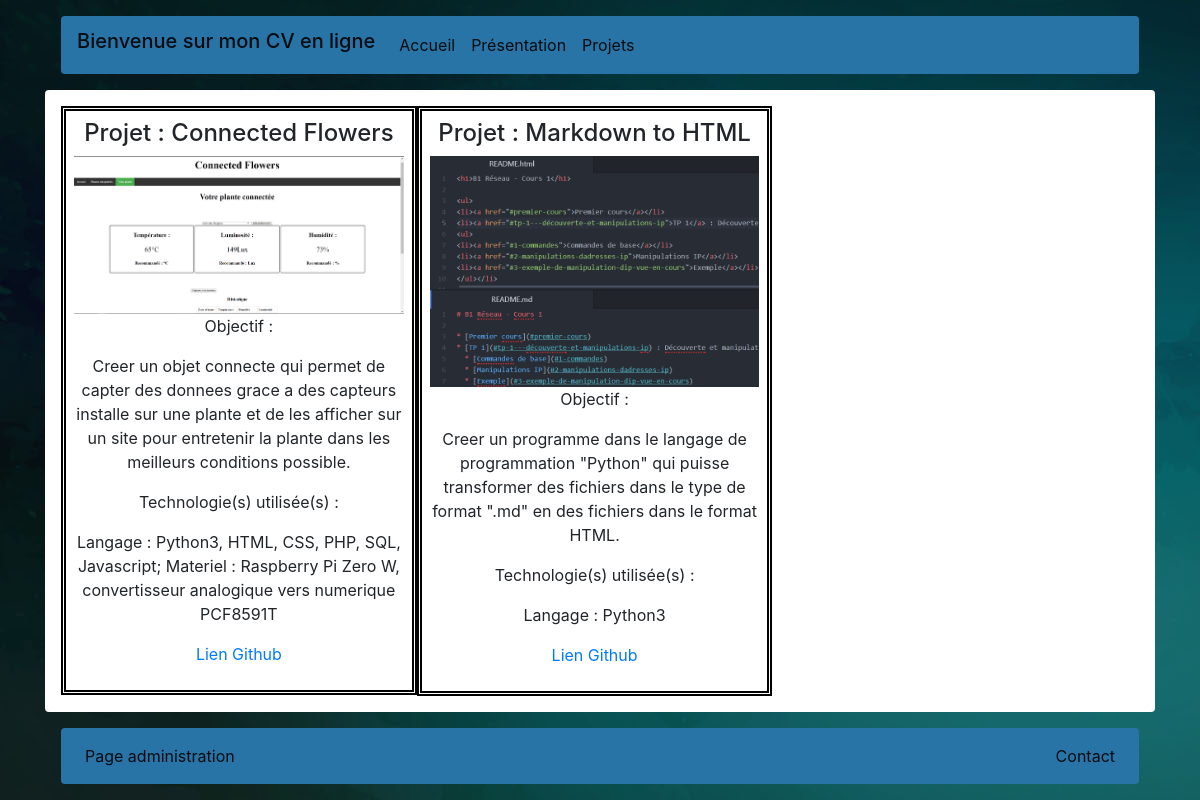
/UFWeb/projets.php, run on the app's committed database.
### tables this page shows
CREATE TABLE IF NOT EXISTS `projet` (
  `id_projet` int(11) NOT NULL AUTO_INCREMENT,
  `nom_projet` varchar(50) NOT NULL,
  `techno_utilise_projet` text NOT NULL,
  `depot_git_projet` varchar(100) NOT NULL,
  `Objectif_projet` text NOT NULL,
  `photo_projet` varchar(100) NOT NULL,
  PRIMARY KEY (`id_projet`)
);

### UFWeb/projets.php (the view)
<?php
include 'header.php';
?>
<div id="Projets" class="rounded d-flex flex-wrap flex-row p-3" style="background-color:white">
    <div id="projet1" class="p-2 d-flex flex-column" style="width:33%; height: 100%">
        <?php
        $reponse = $bdd->query('SELECT * FROM projet WHERE id_projet=1');
        $donnees = $reponse->fetch();
        ?>
        <h4 class="text-center">Projet : <?php echo $donnees['nom_projet']; ?></h4>
        <img src="<?php echo $donnees['photo_projet']; ?>" alt="..." style="height:100%; width:100%">
        <div id=texte_dessous_screen class="d-flex flex-column text-center">
            <p>Objectif :</p>
            <p><?php echo $donnees['Objectif_projet']; ?></p>
            <p>Technologie(s) utilisée(s) :</p>
            <p><?php echo $donnees['techno_utilise_projet']; ?></p>
            <p><a href="<?php echo $donnees['depot_git_projet']; ?>">Lien Github</a></p>
        </div>
    </div>
    <div id="projet2" class="p-2 d-flex flex-column" style="width:33%; height: 100%">
    <?php
        $reponse = $bdd->query('SELECT * FROM projet WHERE id_projet=2');
        $donnees = $reponse->fetch();
        ?>
        <h4 class="text-center">Projet : <?php echo $donnees['nom_projet']; ?></h4>
        <img src="<?php echo $donnees['photo_projet']; ?>" alt="..." style="height:100%; width:100%">
        <div id=texte_dessous_screen class="d-flex flex-column text-center">
            <p>Objectif :</p>
            <p><?php echo $donnees['Objectif_projet']; ?>
            </p>
            <p>Technologie(s) utilisée(s) :</p>
            <p><?php echo $donnees['techno_utilise_projet']; ?></p>
            <p><a href="<?php echo $donnees['depot_git_projet']; ?>">Lien Github</a></p>
        </div>
    </div>
</div>
<?php
include 'footer.php';
?>

### UFWeb/style.css (style rules this page uses)
body { background: url(images/bg.png); }
#Projets > div { border: thick double black; }

### data on the page
projet: nom_projet "Connected Flowers", Objectif_projet "Creer un objet connecte qui permet de capter des donnees grace a des capteurs installe sur une plante et de les afficher sur un site pour entretenir la plante dans les meilleurs conditions possible.", techno_utilise_projet "Langage : Python3, HTML, CSS, PHP, SQL, Javascript; Materiel : Raspberry Pi Zero W, convertisseur analogique vers numerique PCF8591T"
projet: nom_projet "Markdown to HTML", Objectif_projet "Creer un programme dans le langage de programmation \"Python\" qui puisse transformer des fichiers dans le type de format \".md\" en des fichiers dans le format HTML.", techno_utilise_projet "Langage : Python3"
